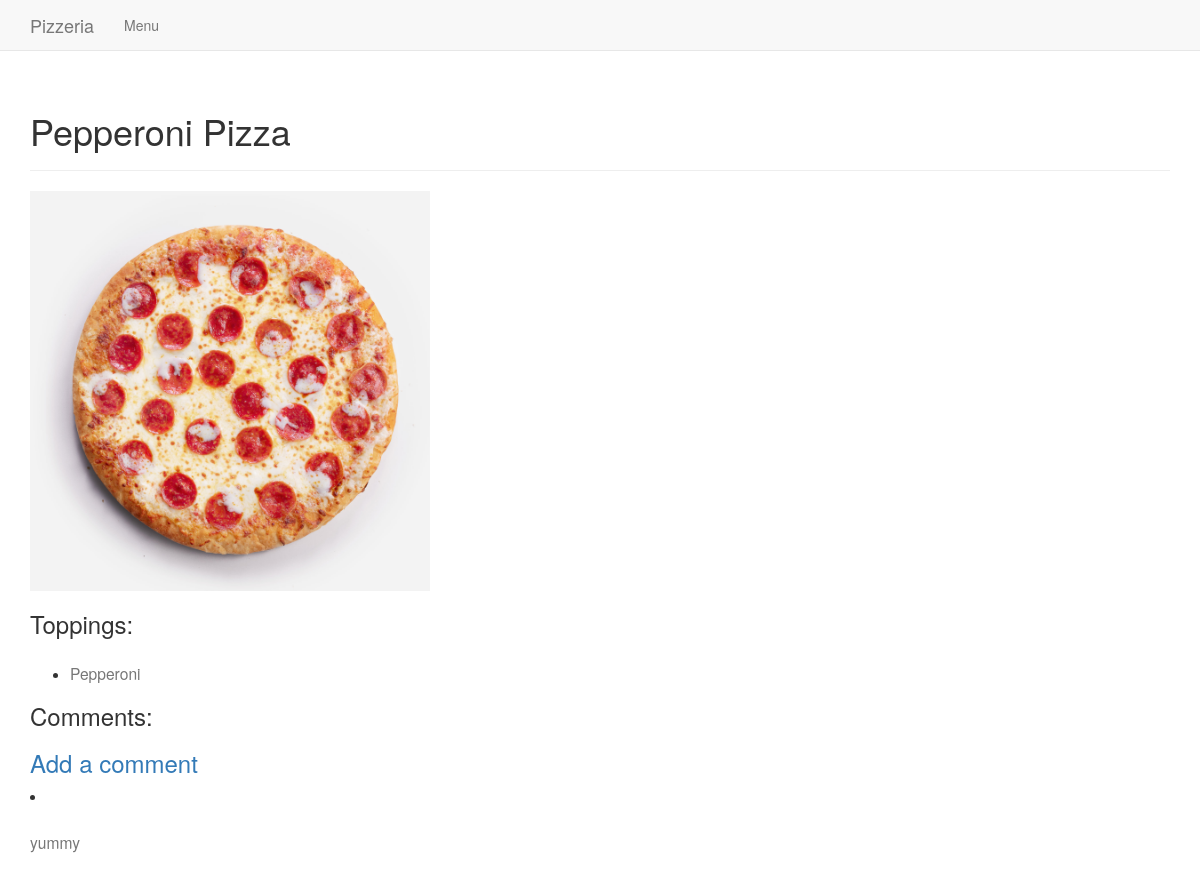
The page /menu/3/ on the database its author committed.
### pizzas/models.py (models this page shows, shortened)
class Pizza(models.Model):
    pizza_name = models.CharField(max_length=200)
    picture = models.ImageField(upload_to='images/')
    def __str__(self):
        return self.pizza_name

class Toppings(models.Model):
    pizza = models.ForeignKey(Pizza, on_delete=models.CASCADE)
    topping_name = models.TextField(null=True)
    class Meta:
        verbose_name_plural = 'toppings'

class Comment(models.Model):
    pizza = models.ForeignKey(Pizza, on_delete=models.CASCADE)
    comment = models.CharField(max_length=200)
    def __str__(self):
        return self.comment

### pizzas/views.py (the view)
# urls.py: path('menu/<int:pizza_id>/',views.pizza, name='pizza'),
def pizza(request, pizza_id):
    pizza = Pizza.objects.get(id=pizza_id)
    toppings = pizza.toppings_set.all()
    comment = pizza.comment_set.all()
    context = {'pizza':pizza, 'toppings':toppings, 'comment':comment}
    return render(request, 'pizzas/pizza.html', context)

### pizzas/templates/pizzas/pizza.html (shortened to what this page needs)
{% extends "pizzas/base.html" %}
{% block header %}
<h1> {{ pizza }} Pizza </h1>
{% endblock header %}
{% block content %}
<div>
<img src="{{ pizza.picture.url }}" width=400 height=auto/>
</div>
<h3>
    Toppings:
</h3>
<ul>
    {% for t in toppings %}
    <li>
        <h3> <small>{{ t.topping_name }}
            </small>
        </h3>
    </li>
    {% endfor %}
</ul>
<h3>
    Comments:
</h3>
<h3>
    <a href="{% url 'pizzas:new_comment' pizza.id %}">Add a comment</a>
</h3>
    {% for c in comment %}
    <li><h3> <small>{{ c }}
            </small>
    </li>
    {% endfor %}
{% endblock content %}

### rows shown on the page
Pizza: pizza_name "Pepperoni", picture (picture)
Toppings: topping_name "Pepperoni"
Comment: comment "yummy"
